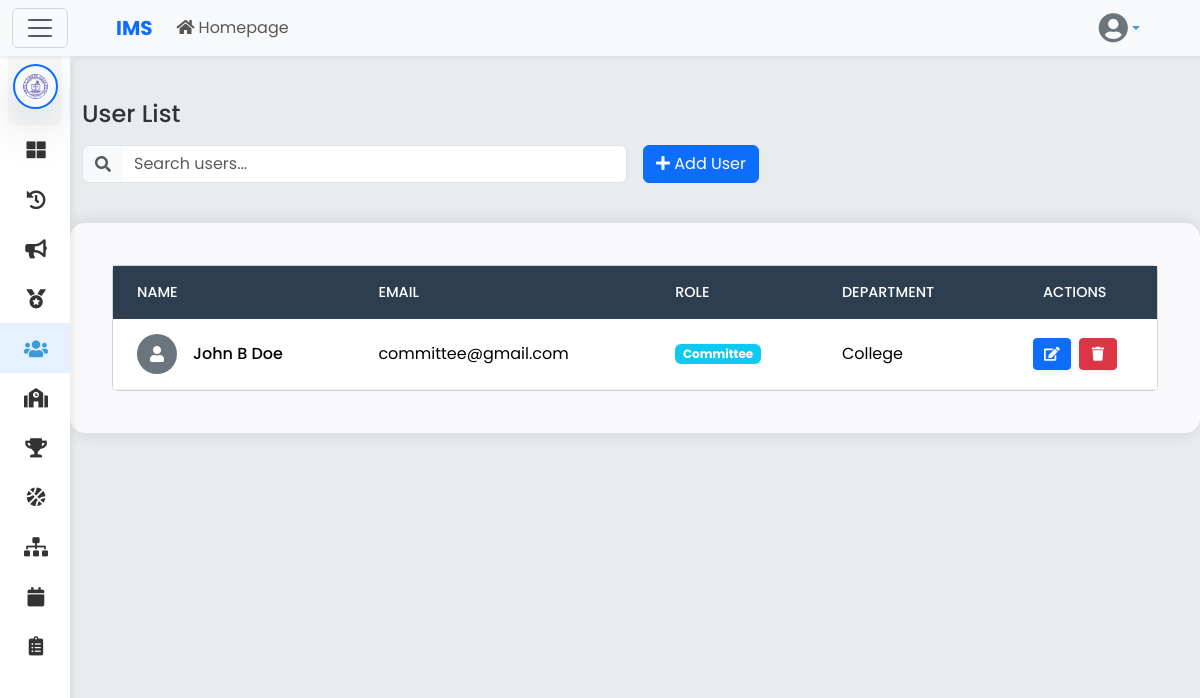
The page /users/userlist.php?selected_department_id=1 (signed in) on the database its author committed.
### tables this page shows
CREATE TABLE `schools` (
  `school_id` int(11) NOT NULL,
  `logo` varchar(255) DEFAULT NULL,
  `school_name` varchar(255) NOT NULL,
  `school_code` varchar(50) NOT NULL,
  `address` text DEFAULT NULL,
  `created_at` timestamp NOT NULL DEFAULT current_timestamp(),
  `updated_at` timestamp NOT NULL DEFAULT current_timestamp() ON UPDATE current_timestamp()
);

CREATE TABLE `users` (
  `id` int(11) NOT NULL,
  `lastname` varchar(255) NOT NULL,
  `firstname` varchar(255) NOT NULL,
  `middleinitial` varchar(255) NOT NULL,
  `age` int(3) NOT NULL,
  `gender` varchar(255) NOT NULL,
  `email` varchar(255) NOT NULL,
  `password` varchar(255) NOT NULL,
  `role` varchar(50) NOT NULL DEFAULT 'user',
  `department` int(11) DEFAULT NULL,
  `reset_token_hash` varchar(64) DEFAULT NULL,
  `reset_token_expires_at` datetime DEFAULT NULL,
  `game_id` int(11) DEFAULT NULL,
  `school_id` int(11) DEFAULT NULL
);

CREATE TABLE `departments` (
  `id` int(11) NOT NULL,
  `department_name` enum('Elementary','JHS','SHS','College','System') NOT NULL,
  `school_id` int(11) DEFAULT NULL
);

### users/userlist.php (the view, shortened to what this page needs)
<?php
$conn = con();
function getRoleBadgeClass($role)
{
    switch ($role) {
        case 'Committee':
            return 'bg-info';
    }
}
$selected_department_id = isset($_GET['selected_department_id']) ? intval($_GET['selected_department_id']) : null;
$user_id = $_SESSION['user_id'];
$role = $_SESSION['role'];
$sql = "
    SELECT
        u.role,
        u.email,
        d.id AS department_id,
        d.department_name,
        u.school_id
    FROM
        users u
    LEFT JOIN
        departments d ON u.department = d.id
    WHERE
        u.id = ?
";
$stmt = mysqli_prepare($conn, $sql);
mysqli_stmt_bind_param($stmt, "i", $user_id);
mysqli_stmt_execute($stmt);
$result = mysqli_stmt_get_result($stmt);
if ($result->num_rows > 0) {
    $loggedInSchoolId = $_SESSION['school_id'];
} else {
    header('Location: /IMS/login.php');
    exit();
}
$searchQuery = '';
$sql = "
    SELECT
        u.id,
        u.firstname,
        u.lastname,
        u.middleinitial,
        u.age,
        u.gender,
        u.email,
        u.role,
        u.department,
        u.game_id,
        d.department_name,
        g.game_name
    FROM
        users u
    LEFT JOIN
        games g ON u.game_id = g.game_id
    LEFT JOIN
        departments d ON u.department = d.id
    WHERE
        (u.firstname LIKE ? OR
        u.lastname LIKE ? OR
        u.email LIKE ?) AND
        u.role NOT IN ('superadmin', 'School Admin') AND
        u.school_id = ?
        AND u.id != ?
";
if ($selected_department_id !== null) {
    $sql .= " AND u.department = ?";
}
$sql .= " GROUP BY u.id";
$stmt = mysqli_prepare($conn, $sql);
$searchLike = "%$searchQuery%";
if ($selected_department_id !== null) {
    mysqli_stmt_bind_param($stmt, "sssiii", $searchLike, $searchLike, $searchLike, $loggedInSchoolId, $user_id, $selected_department_id);
} else {
    mysqli_stmt_bind_param($stmt, "sssii", $searchLike, $searchLike, $searchLike, $loggedInSchoolId, $user_id);
}
mysqli_stmt_execute($stmt);
$users_result = mysqli_stmt_get_result($stmt);
include '../navbar/navbar.php';
?>
<!DOCTYPE html>
<html lang="en">
<head>
    <link href="https://cdn.jsdelivr.net/npm/bootstrap@5.3.3/dist/css/bootstrap.min.css" rel="stylesheet">
    <link rel="stylesheet" href="https://cdnjs.cloudflare.com/ajax/libs/font-awesome/5.15.4/css/all.min.css">
    <link rel="stylesheet" href="../styles/dashboard.css">
</head>
<body>
    <div class="wrapper">
        <?php
        $current_page = 'committeelist';
        if ($role == 'Committee') {
            include '../committee/csidebar.php';
        } else {
            include '../department_admin/sidebar.php';
        }
        ?>
        <div id="content">
            <div class="container mt-4">
                <div class="d-flex justify-content-between align-items-center mb-4">
                    <div class="w-100">
                        <h4 class="mb-3">User List</h4>
                        <div class="row g-3">
                            <div class="col-md-6 col-12">
                            <form id="searchForm" method="POST" action="userlist.php">
    <div class="input-group">
        <span class="input-group-text bg-light border-end-0">
            <i class="fas fa-search text-muted"></i>
        </span>
        <input type="text" class="form-control border-start-0" name="search" id="searchInput" placeholder="Search users..." value="<?php echo isset($_POST['search']) ? $_POST['search'] : ''; ?>">
    </div>
</form>
                            </div>
                            <div class="col-md-6 col-12">
                                <div class="d-flex gap-2">
                                    <button type="button" class="btn btn-primary" data-bs-toggle="modal" data-bs-target="#addCommitteeModal">
                                        <i class="fas fa-plus"></i> Add User
                                    </button>
                                </div>
                            </div>
                        </div>
                    </div>
                </div>
            </div>
            <div class="card box">
                <div class="card-body">
                    <div class="table-responsive">
                        <div class="container-fluid p-0">
                            <div class="card shadow-sm">
                                <div class="card-body p-0">
                                    <table class="table table-hover align-middle mb-0">
                                        <thead class="bg-light">
                                            <tr>
                                                <th class="px-4 py-3">Name</th>
                                                <th class="px-4 py-3">Email</th>
                                                <th class="px-4 py-3">Role</th>
                                                <th class="px-4 py-3">Department</th>
                                                <th class="px-4 py-3 text-center">Actions</th>
                                            </tr>
                                        </thead>
                                        <tbody>
                                            <?php
                                            if ($users_result && mysqli_num_rows($users_result) > 0) {
                                                while ($row = mysqli_fetch_assoc($users_result)) {
                                                    echo '<tr>';
                                                    echo '<td class="px-4" data-label="Name">';
                                                    echo '<div class="d-flex align-items-center gap-3">';
                                                    echo '<div class="rounded-circle bg-secondary d-flex align-items-center justify-content-center" style="width: 40px; height: 40px;">';
                                                    echo '<i class="fas fa-user text-white"></i>';
                                                    echo '</div>';
                                                    echo '<div>';
                                                    echo '<div class="fw-medium">' . htmlspecialchars($row['firstname'] . ' ' . $row['middleinitial'] . ' ' . $row['lastname']) . '</div>';
                                                    echo '</div>';
                                                    echo '</div>';
                                                    echo '</td>';
                                                    echo '<td class="px-4" data-label="Email">' . htmlspecialchars($row['email']) . '</td>';
                                                    echo '<td class="px-4" data-label="Role">';
                                                    echo '<span class="badge ' . getRoleBadgeClass($row['role']) . '">' . htmlspecialchars($row['role']) . '</span>';
                                                    echo '</td>';
                                                    echo '<td class="px-4" data-label="Department">' . htmlspecialchars($row['department_name'] ?? 'N/A') . '</td>';
                                                    echo '<td class="px-4" data-label="Actions">';
                                                    echo '<div class="d-flex gap-2 justify-content-center">';
                                                    echo '<button type="button"
                                                            class="btn btn-primary btn-sm shadow-sm " style="width: 38px; height: 32px; padding: 6px 0;"
                                                            onclick="openUpdateModal(
                                                                \'' . htmlspecialchars($row['id']) . '\',
                                                                \'' . htmlspecialchars($row['firstname']) . '\',
                                                                \'' . htmlspecialchars($row['lastname']) . '\',
                                                                \'' . htmlspecialchars($row['middleinitial']) . '\',
                                                                \'' . htmlspecialchars($row['age']) . '\',
                                                                \'' . htmlspecialchars($row['gender']) . '\',
                                                                \'' . htmlspecialchars($row['email']) . '\',
                                                                \'' . htmlspecialchars($row['role']) . '\',
                                                                \'' . htmlspecialchars($row['game_id'] ?? '') . '\',
                                                                \'' . htmlspecialchars($row['department'] ?? '') . '\'
                                                            )"
                                                            title="Edit">';
                                                    echo '<i class="fas fa-edit"></i>';
                                                    echo '</button>';
                                                    echo '<button type="button"
                                                            class="btn btn-danger btn-sm shadow-sm" style="width: 38px; height: 32px; padding: 6px 0;"
                                                            onclick="confirmDelete(\'' . htmlspecialchars($row['id']) . '\')"
                                                            title="Delete">';
                                                    echo '<i class="fas fa-trash"></i>';
                                                    echo '</button>';
                                                    echo '</div>';
                                                    echo '</td>';
                                                    echo '</tr>';
                                                }
                                            }
                                            ?>
                                        </tbody>
                                    </table>
                                </div>
                            </div>
                        </div>
                    </div>
                </div>
            </div>
</body>
</html>

### department_admin/sidebar.php (shortened to what this page needs)
<?php
$school_id = $_SESSION['school_id'];
$role = $_SESSION['role'];
$conn = con();
$stmt = $conn->prepare("SELECT logo, school_name FROM schools WHERE school_id = ?");
$stmt->bind_param("i", $school_id);
$stmt->execute();
$result = $stmt->get_result();
$school = $result->fetch_assoc();
?>
<nav id="sidebar" class="mt-0 mt-sm-2 mt-md-3 mt-lg-4 mt-xl-5 overflow-auto">
    <div class="sidebar-header-logo text-center p-3 bg-light bg-gradient rounded-3 mx-2">
        <div class="d-flex justify-content-center align-items-center logo-container">
            <div class="position-relative logo-wrapper">
                <img src="../uploads/logos/<?php echo htmlspecialchars($school['logo']); ?>"
                    alt="<?php echo htmlspecialchars($school['school_name']); ?>"
                    class="img-fluid rounded-circle shadow-lg border border-2 border-primary p-2 logo-image"
                    style="max-width: 110px; height: auto; object-fit: contain;">
            </div>
        </div>
    </div>
    <ul class="list-unstyled components">
        <li class="<?php echo ($current_page == 'admindashboard') ? 'active' : ''; ?>">
            <a href="<?php echo ($role === 'School Admin') ? '../school_admin/schooladmindashboard.php' : '../department_admin/departmentadmindashboard.php'; ?>">
                <i class="fas fa-th-large"></i>
            </a>
        </li>
        <li class="<?php echo ($current_page == 'Logs') ? 'active' : ''; ?>">
            <a href="../user_logs/user_logs.php">
                <i class="fas fa-history"></i>
            </a>
        </li>
        <li class="<?php echo ($current_page == 'adminannouncement') ? 'active' : ''; ?>">
            <a href="../announcements/adminannouncement.php">
                <i class="fas fa-bullhorn"></i>
            </a>
        </li>
        <li class="<?php echo ($current_page == 'pointingsystem') ? 'active' : ''; ?>">
            <a href="../pointing_system/pointing_system.php">
                <i class="fas fa-medal"></i>
            </a>
        </li>
        <li class="nav-item">
            <a href="#usersSubmenu" data-bs-toggle="collapse" aria-expanded="false" class="dropdown-toggle <?php echo ($current_page == 'committeelist') ? 'active' : ''; ?>">
                <i class="fas fa-users"></i>
            </a>
        </li>
        <li class="nav-item">
            <a href="#departmentsSubmenu" data-bs-toggle="collapse" aria-expanded="false" class="dropdown-toggle <?php echo ($current_page == 'departments') ? 'active' : ''; ?>">
                <i class="fas fa-school"></i>
            </a>
        </li>
        <li class="nav-item">
            <a href="../rankings/leaderboards.php" class="<?php echo ($current_page == 'leaderboards') ? 'active' : ''; ?>">
                <i class="fas fa-trophy"></i>
            </a>
        </li>
        <li class="<?php echo ($current_page == 'games') ? 'active' : ''; ?>">
            <a href="../games/games.php">
                <i class="fas fa-basketball-ball"></i>
            </a>
        </li>
        <li class="nav-item">
            <a href="../brackets/admin_brackets.php" class="<?php echo ($current_page == 'Brackets') ? 'active' : ''; ?>">
                <i class="fas fa-sitemap"></i>
            </a>
        </li>
        <li class="nav-item">
            <a href="../schedule/schedule.php" class="<?php echo ($current_page == 'schedule') ? 'active' : ''; ?>">
                <i class="fas fa-calendar"></i>
            </a>
        </li>
        <li class="nav-item">
            <a href="#matchlistSubmenu" data-bs-toggle="collapse" aria-expanded="false" class="dropdown-toggle <?php echo ($current_page == 'matchlist') ? 'active' : ''; ?>">
                <i class="fas fa-clipboard-list"></i>
            </a>
        </li>
    </ul>
</nav>

### rows shown on the page
schools: logo (picture)
users: firstname+middleinitial+lastname "John B Doe", email "committee@gmail.com", role "Committee", department.department_name "College"
